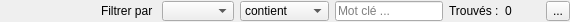
<?xml version="1.0" encoding="UTF-8"?>
<ui version="4.0">
 <class>FindWidgetTool</class>
 <widget class="QWidget" name="FindWidgetTool">
  <property name="geometry">
   <rect>
    <x>0</x>
    <y>0</y>
    <width>570</width>
    <height>22</height>
   </rect>
  </property>
  <property name="minimumSize">
   <size>
    <width>0</width>
    <height>20</height>
   </size>
  </property>
  <property name="maximumSize">
   <size>
    <width>16777215</width>
    <height>22</height>
   </size>
  </property>
  <property name="windowTitle">
   <string>Form</string>
  </property>
  <layout class="QHBoxLayout" name="horizontalLayout">
   <property name="sizeConstraint">
    <enum>QLayout::SetMinimumSize</enum>
   </property>
   <property name="leftMargin">
    <number>0</number>
   </property>
   <property name="topMargin">
    <number>0</number>
   </property>
   <property name="rightMargin">
    <number>0</number>
   </property>
   <property name="bottomMargin">
    <number>0</number>
   </property>
   <item>
    <layout class="QHBoxLayout" name="horizontalLayout_4">
     <property name="sizeConstraint">
      <enum>QLayout::SetMinimumSize</enum>
     </property>
     <item>
      <spacer name="horizontalSpacer_2">
       <property name="orientation">
        <enum>Qt::Horizontal</enum>
       </property>
       <property name="sizeHint" stdset="0">
        <size>
         <width>40</width>
         <height>20</height>
        </size>
       </property>
      </spacer>
     </item>
     <item>
      <widget class="QStackedWidget" name="stackedWidgetFindTravaux">
       <property name="sizePolicy">
        <sizepolicy hsizetype="Preferred" vsizetype="Minimum">
         <horstretch>0</horstretch>
         <verstretch>0</verstretch>
        </sizepolicy>
       </property>
       <property name="maximumSize">
        <size>
         <width>16777215</width>
         <height>20</height>
        </size>
       </property>
       <property name="currentIndex">
        <number>0</number>
       </property>
       <widget class="QWidget" name="stackedWidgetFindTravauxPage1">
        <property name="maximumSize">
         <size>
          <width>16777215</width>
          <height>20</height>
         </size>
        </property>
        <layout class="QHBoxLayout" name="horizontalLayout_2">
         <property name="leftMargin">
          <number>0</number>
         </property>
         <property name="topMargin">
          <number>0</number>
         </property>
         <property name="rightMargin">
          <number>0</number>
         </property>
         <property name="bottomMargin">
          <number>0</number>
         </property>
         <item>
          <widget class="QLabel" name="label_4">
           <property name="sizePolicy">
            <sizepolicy hsizetype="Preferred" vsizetype="Minimum">
             <horstretch>0</horstretch>
             <verstretch>0</verstretch>
            </sizepolicy>
           </property>
           <property name="maximumSize">
            <size>
             <width>16777215</width>
             <height>20</height>
            </size>
           </property>
           <property name="font">
            <font>
             <weight>50</weight>
             <bold>false</bold>
            </font>
           </property>
           <property name="text">
            <string>Filtrer par </string>
           </property>
          </widget>
         </item>
         <item>
          <widget class="QComboBox" name="comboBox_toolbar">
           <property name="sizePolicy">
            <sizepolicy hsizetype="Preferred" vsizetype="Preferred">
             <horstretch>0</horstretch>
             <verstretch>0</verstretch>
            </sizepolicy>
           </property>
           <property name="minimumSize">
            <size>
             <width>0</width>
             <height>20</height>
            </size>
           </property>
           <property name="maximumSize">
            <size>
             <width>16777215</width>
             <height>20</height>
            </size>
           </property>
           <property name="font">
            <font>
             <weight>50</weight>
             <bold>false</bold>
            </font>
           </property>
           <property name="sizeAdjustPolicy">
            <enum>QComboBox::AdjustToContents</enum>
           </property>
          </widget>
         </item>
         <item>
          <widget class="QComboBox" name="comboBox_3">
           <property name="sizePolicy">
            <sizepolicy hsizetype="Preferred" vsizetype="Preferred">
             <horstretch>0</horstretch>
             <verstretch>0</verstretch>
            </sizepolicy>
           </property>
           <property name="minimumSize">
            <size>
             <width>0</width>
             <height>20</height>
            </size>
           </property>
           <property name="maximumSize">
            <size>
             <width>16777215</width>
             <height>20</height>
            </size>
           </property>
           <property name="font">
            <font>
             <weight>50</weight>
             <bold>false</bold>
            </font>
           </property>
           <property name="sizeAdjustPolicy">
            <enum>QComboBox::AdjustToContents</enum>
           </property>
           <item>
            <property name="text">
             <string>contient</string>
            </property>
           </item>
           <item>
            <property name="text">
             <string>=</string>
            </property>
           </item>
           <item>
            <property name="text">
             <string>!=</string>
            </property>
           </item>
           <item>
            <property name="text">
             <string>&gt;</string>
            </property>
           </item>
           <item>
            <property name="text">
             <string>&lt;</string>
            </property>
           </item>
           <item>
            <property name="text">
             <string>debute par</string>
            </property>
           </item>
           <item>
            <property name="text">
             <string>finit par</string>
            </property>
           </item>
          </widget>
         </item>
         <item>
          <widget class="QLineEdit" name="lineEditTravaux">
           <property name="sizePolicy">
            <sizepolicy hsizetype="Expanding" vsizetype="Minimum">
             <horstretch>0</horstretch>
             <verstretch>0</verstretch>
            </sizepolicy>
           </property>
           <property name="maximumSize">
            <size>
             <width>16777215</width>
             <height>20</height>
            </size>
           </property>
           <property name="font">
            <font>
             <weight>50</weight>
             <bold>false</bold>
            </font>
           </property>
           <property name="inputMask">
            <string/>
           </property>
           <property name="placeholderText">
            <string>Mot clé ...</string>
           </property>
           <property name="clearButtonEnabled">
            <bool>true</bool>
           </property>
          </widget>
         </item>
         <item>
          <widget class="QLabel" name="label_2">
           <property name="sizePolicy">
            <sizepolicy hsizetype="Preferred" vsizetype="Minimum">
             <horstretch>0</horstretch>
             <verstretch>0</verstretch>
            </sizepolicy>
           </property>
           <property name="maximumSize">
            <size>
             <width>16777215</width>
             <height>20</height>
            </size>
           </property>
           <property name="text">
            <string>Trouvés :</string>
           </property>
          </widget>
         </item>
         <item>
          <widget class="QLabel" name="label">
           <property name="sizePolicy">
            <sizepolicy hsizetype="Preferred" vsizetype="Minimum">
             <horstretch>0</horstretch>
             <verstretch>0</verstretch>
            </sizepolicy>
           </property>
           <property name="maximumSize">
            <size>
             <width>16777215</width>
             <height>20</height>
            </size>
           </property>
           <property name="text">
            <string>0</string>
           </property>
          </widget>
         </item>
         <item>
          <spacer name="horizontalSpacer">
           <property name="font">
            <font>
             <weight>50</weight>
             <bold>false</bold>
            </font>
           </property>
           <property name="orientation">
            <enum>Qt::Horizontal</enum>
           </property>
           <property name="sizeHint" stdset="0">
            <size>
             <width>28</width>
             <height>17</height>
            </size>
           </property>
          </spacer>
         </item>
        </layout>
       </widget>
       <widget class="QWidget" name="stackedWidgetFindTravauxPage2">
        <property name="maximumSize">
         <size>
          <width>16777215</width>
          <height>20</height>
         </size>
        </property>
        <layout class="QHBoxLayout" name="horizontalLayout_3">
         <property name="spacing">
          <number>2</number>
         </property>
         <property name="sizeConstraint">
          <enum>QLayout::SetMinimumSize</enum>
         </property>
         <property name="leftMargin">
          <number>0</number>
         </property>
         <property name="topMargin">
          <number>0</number>
         </property>
         <property name="rightMargin">
          <number>0</number>
         </property>
         <property name="bottomMargin">
          <number>0</number>
         </property>
         <item>
          <widget class="QToolButton" name="toolButton_addRow">
           <property name="maximumSize">
            <size>
             <width>16777215</width>
             <height>20</height>
            </size>
           </property>
           <property name="text">
            <string>...</string>
           </property>
           <property name="icon">
            <iconset resource="resources.qrc">
             <normaloff>:/files/images/add.png</normaloff>:/files/images/add.png</iconset>
           </property>
          </widget>
         </item>
         <item>
          <widget class="QToolButton" name="toolButton_4">
           <property name="maximumSize">
            <size>
             <width>16777215</width>
             <height>20</height>
            </size>
           </property>
           <property name="text">
            <string>...</string>
           </property>
          </widget>
         </item>
         <item>
          <widget class="QToolButton" name="toolButton_removeRow">
           <property name="maximumSize">
            <size>
             <width>16777215</width>
             <height>20</height>
            </size>
           </property>
           <property name="text">
            <string>...</string>
           </property>
           <property name="icon">
            <iconset resource="resources.qrc">
             <normaloff>:/files/images/minus.png</normaloff>:/files/images/minus.png</iconset>
           </property>
          </widget>
         </item>
        </layout>
       </widget>
      </widget>
     </item>
     <item>
      <widget class="QToolButton" name="toolButton_switch">
       <property name="maximumSize">
        <size>
         <width>16777215</width>
         <height>20</height>
        </size>
       </property>
       <property name="text">
        <string>...</string>
       </property>
       <property name="icon">
        <iconset resource="resources.qrc">
         <normaloff>:/files/images/next.png</normaloff>:/files/images/next.png</iconset>
       </property>
      </widget>
     </item>
    </layout>
   </item>
  </layout>
 </widget>
 <resources>
  <include location="resources.qrc"/>
 </resources>
 <connections/>
</ui>
